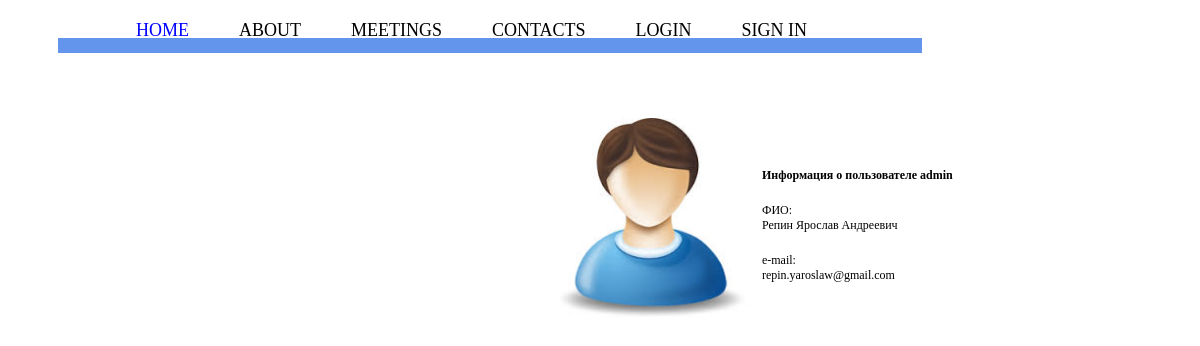
Page /pages/userRoom.php (signed in) on the committed database.
### tables this page shows
CREATE TABLE users (
  id int(11) NOT NULL AUTO_INCREMENT,
  login varchar(10) NOT NULL,
  fio varchar(30) NOT NULL,
  mail varchar(30) DEFAULT NULL,
  img varchar(20) DEFAULT NULL,
  pass varchar(64) NOT NULL,
  PRIMARY KEY (id)
);

### inc/db_func.php (called while the page is built, shortened)
<?php
function connect_db($db_param)
{
    $conn = mysqli_connect($db_param["server"], $db_param["user"], $db_param["pass"], $db_param["base"]);
    if ($conn)
      mysqli_set_charset($conn, "utf8");
    return $conn;
}
function getUserInfo($logUser)
{
    global $db_param;
    $conn = connect_db($db_param);
    $query = "select * from users where login=\"$logUser\"";
    $result = mysqli_query($conn, $query);
    if (mysqli_num_rows($result) > 0)
     {  $userInfo= mysqli_fetch_assoc($result);
            }
    else {
      $userInfo=null;
    }
    return $userInfo;
}

### maket/infoBlocks/userInfo.php (the view, shortened to what this page needs)
<div class='container'>
    <div style="float: left;">
        <img style="width: 200px; height: 200px;" src='<? echo "/img/users/".$userInfo[img];?>' alt="" />
    </div>
    <div style="padding: 10px; float:left; width: 55% ">
        <p style="font-weight: bold; margin: 10px 0">Информация о пользователе
            <? echo $userInfo[login];?>
        </p>
        <div style="margin-top: 20px">
            <div class="divTitle">ФИО: </div>
            <? echo $userInfo[fio];?>
        </div>
        <div style="margin-top: 20px">
            <div class="divTitle">e-mail: </div>
            <? echo $userInfo[mail];?>
        </div>
    </div>
</div>

### pages/userRoom.php
<?php
require_once($_SERVER["DOCUMENT_ROOT"]."/inc/config.php");
require_once($_SERVER["DOCUMENT_ROOT"]."/inc/db_func.php");
if($_SESSION["logUser"])
{
    $userInfo=getUserInfo($_SESSION["logUser"]);
}
else
    header("Location: $FULL_SITE_PATH");
?>
<!DOCTYPE html>
<html>
    <?
    require_once($_SERVER["DOCUMENT_ROOT"]."/maket/htmlHeader.php");
    ?>
<body>
    <?
    include_once($_SERVER["DOCUMENT_ROOT"]."/maket/header.php");
    include($_SERVER["DOCUMENT_ROOT"]."/maket/infoBlocks/userInfo.php");
    ?>
</body>
</html>

### maket/htmlHeader.php (shortened to what this page needs)
<head>
<link rel='stylesheet' href='../css/style.css' type='text/css'>
</head>

### maket/header.php
<header class="headerr">
  <div class='head'>
    <? require_once($_SERVER["DOCUMENT_ROOT"].'/maket/menu.php'); ?>
  </div>
  <div class='blue-line-content'>
    <div class='blue-line'></div>
  </div>
</header>

### maket/menu.php
<?
    $menuItems=array(
        0=>array("link"=>"/", "itemName"=>"HOME") ,
        1=>array("link"=>"/pages/underConstruction.php?idPage=1", "itemName"=>"ABOUT"),
        2=>array("link"=>"/pages/underConstruction.php?idPage=2", "itemName"=>"MEETINGS"),
        3=>array("link"=>"/pages/varietes.php?idPage=3", "itemName"=>"CONTACTS"),
        4=>array("link"=>"/maket/loginMaket.php?idPage=3", "itemName"=>"LOGIN"),
        5=>array("link"=>"/pages/register.php?idPage=3", "itemName"=>"SIGN IN"),
    );
?>
<div class="nav-bar">
  <div class="nav-bar-elements">
    <?
    foreach($menuItems as $nItem=>$menuItem){
      if($actItem==$nItem) {
        echo <<<NITEM
        <p ><a class='active-nav-bar-element' href={$menuItem["link"]}>{$menuItem["itemName"]}</a></p>
NITEM;
      }
      else {
        echo <<<NITEM
        <p class='nav-bar-element'><a class='bar-elem' href={$menuItem["link"]}>{$menuItem["itemName"]}</a></p>
NITEM;
      }
    }
    ?>
  </div>
</div>

### css/style.css (style rules this page uses)
* { font-size: 12px; }
.container { display:flex; align-items: center; justify-content:center; padding-left: 500px; }
.head { display: flex; flex-direction: row; align-items: center; padding-bottom: 50px; }
.nav-bar { display: flex; padding-left: 128px; }
.nav-bar-elements { display: flex; flex-direction: row; }
.nav-bar-element { margin-left: 50px; }
.bar-elem { text-decoration: none; font-size: 18px; color: black; }
.active-nav-bar-element { text-decoration: underline; text-decoration-color: coral; text-decoration-style: solid; text-decoration-thickness: 5px; font-size: 18px; margin-top: 12px; color: blue; }
.blue-line-content { display: flex; justify-content: center; padding-right: 270px; padding-left: 50px; margin-top: 15px; }
.blue-line { margin-top: -80px; width: 100%; height: 15px; background-color: cornflowerblue; }

### rows in the picture
users: img (picture), login "admin", fio "Репин Ярослав Андреевич", mail "repin.yaroslaw@gmail.com"

### other values in the picture
$menuItem["itemName"] "HOME"
$menuItem["itemName"] "ABOUT"
$menuItem["itemName"] "MEETINGS"
$menuItem["itemName"] "CONTACTS"
$menuItem["itemName"] "LOGIN"
$menuItem["itemName"] "SIGN IN"
